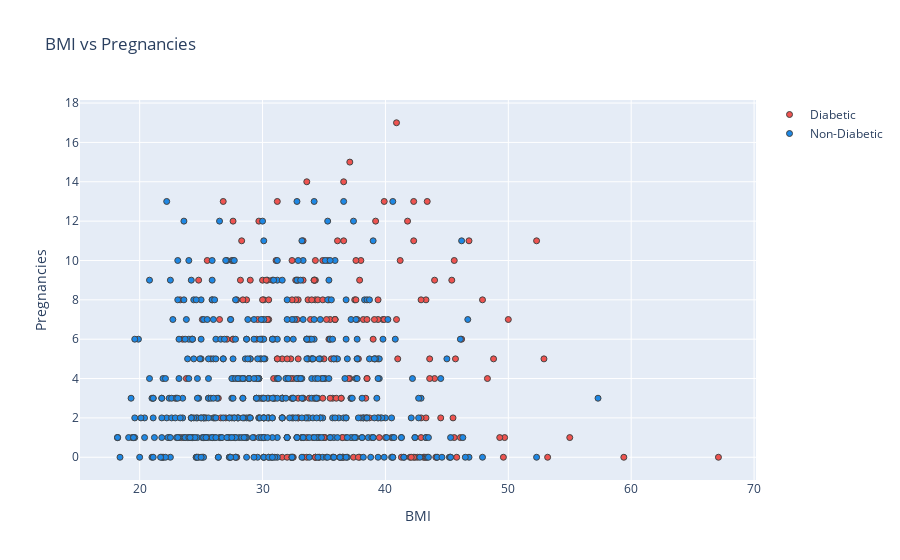

Notebook cell for this chart:
### Code cell
plot_fvf('BMI','Pregnancies')

### Figure 1 — Plotly figure (JSON) as saved in the notebook; plotly's stock layout.template omitted (floating-point values rounded to 4 significant figures; data arrays with more than 128 entries replaced by an {"elided": "..."} marker saying what was removed)
{"data": [{"marker": {"color": "#EF5350", "line": {"width": 1}}, "mode": "markers", "name": "Diabetic", "type": "scatter", "x": {"elided": "268 float values"}, "y": {"elided": "268 int values"}}, {"marker": {"color": "#1E88E5", "line": {"width": 1}}, "mode": "markers", "name": "Non-Diabetic", "type": "scatter", "x": {"elided": "500 float values"}, "y": {"elided": "500 int values"}}], "layout": {"title": {"text": "BMI vs Pregnancies"}, "xaxis": {"title": {"text": "BMI"}, "zeroline": false}, "yaxis": {"title": {"text": "Pregnancies"}, "zeroline": false}}}
